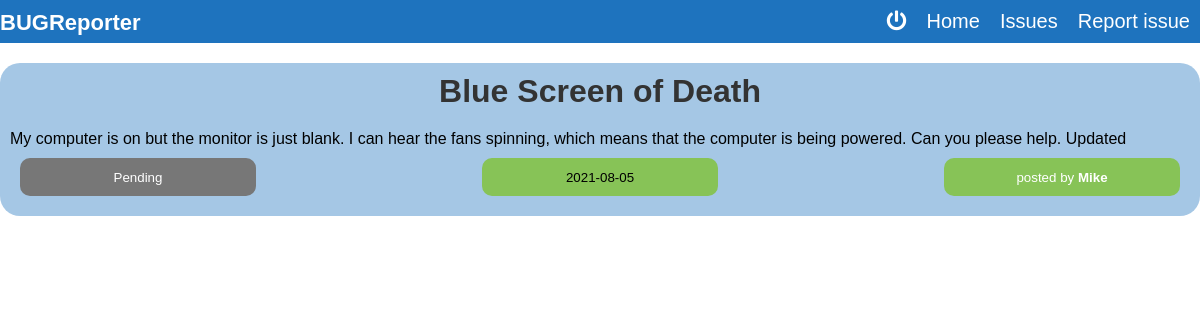
Screenshot of /issue/2 (signed in) with the database file from the repository.
### issues_blog/models.py (models this page shows, shortened)
class Issue(db.Model):
    __tablename__ = 'issues'
    id = db.Column(db.Integer, primary_key = True)
    title = db.Column(db.String(60), nullable = False)
    content = db.Column(db.Text, nullable = False)
    status = db.Column(db.String(20), nullable = False, default = 'Pending')
    date_created = db.Column(db.DateTime, nullable = False, default = datetime.utcnow)
    user_id = db.Column(db.Integer, db.ForeignKey('users.id'), nullable = False)

class User(db.Model, UserMixin):
    __tablename__ = 'users'
    id = db.Column(db.Integer, primary_key = True)
    firstname = db.Column(db.String(20), unique = True, nullable = False)
    email = db.Column(db.String(120), unique = True, nullable = False)
    password = db.Column(db.String(60), nullable = False)
    issues = db.relationship('Issue', backref = 'author', lazy = True)

### issues_blog/routes.py (the view)
@app.route('/issue/<int:issue_id>', methods = ['POST', 'GET'])
@login_required
def issue(issue_id):
    issue = Issue.query.get_or_404(issue_id)
    return render_template('issue.html', title = issue.title, issue = issue)

### issues_blog/models.py (called while the page is built)
@login_manager.user_loader
def load_user(user_id):
    return User.query.get(int(user_id))

### issues_blog/templates/issue.html (shortened to what this page needs)
{% extends 'base.html' %}
{% block body %}
    <div class="container">
        <div class="issue-box">
            <h1>{{ issue.title }}</h1>
            <p>{{ issue.content }}</p>
            <div class="details">
                <div class="info {{ issue.status|lower }}">
                    <p>
                        <small class = "details">{{ issue.status }}</small>
                    </p>
                </div>
                <div class="info">
                    <p>
                        <small class = "details">{{ issue.date_created.strftime('%Y-%m-%d') }}</small>
                    </p>
                </div>
                <div class="info">
                    <p>
                        <a href="{{ url_for('user_issues', firstname = issue.author.firstname) }}">
                            <small class = "details">
                                posted by <strong>{{ issue.author.firstname }}</strong>
                            </small>
                        </a>
                    </p>
                </div>
            </div>
        </div>
    </div>
{% endblock %}

### issues_blog/static/css/main.css (style rules this page uses)
* { margin: 0; padding: 0; box-sizing: border-box; }
body { font-family: Arial, Helvetica, sans-serif; }
.container { max-width: 1200px; overflow: auto; margin: auto; }
a { text-decoration: none; color: #fff; }
div.issue-box div.details { display: flex; justify-content: space-between; }
.issue-box { padding: 10px; margin: 20px 0; background-color: rgba(30, 115, 190, .4); border-radius: 20px; overflow: auto; }
.issue-box h1 { text-align: center; margin-bottom: 20px; color: #333; }
div.info { width: 20%; padding: 10px; margin: 10px 10px; border-radius: 10px; text-align: center; background-color: #87c357 }
.issue-box div.info.pending { background-color: #777; color: #fff; }

### rows the page displays
Issue: title "Blue Screen of Death", content "My computer is on but the monitor is just blank. I can hear the fans spinning, which means that the computer is being powered. Can you please help. Updated", status "Pending", date_created "2021-08-05"
User: author.firstname "Mike"
